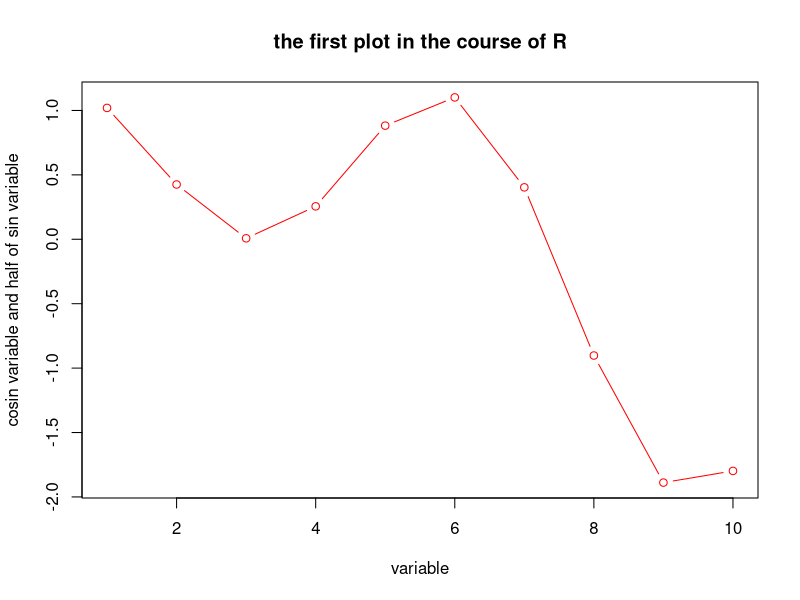

The R script that drew this image:
#created on Mar 28, 2017 by J_W YEH
#First course practice
rm(list=ls(all=TRUE))
a <- seq (1, 10 ,1)
y = cos(a)+sin(a/2)
plot(a,y,
     type = "b",
     xlab = "variable", ylab = "cosin variable and half of sin variable",
     main = "the first plot in the course of R",
     col = "red")